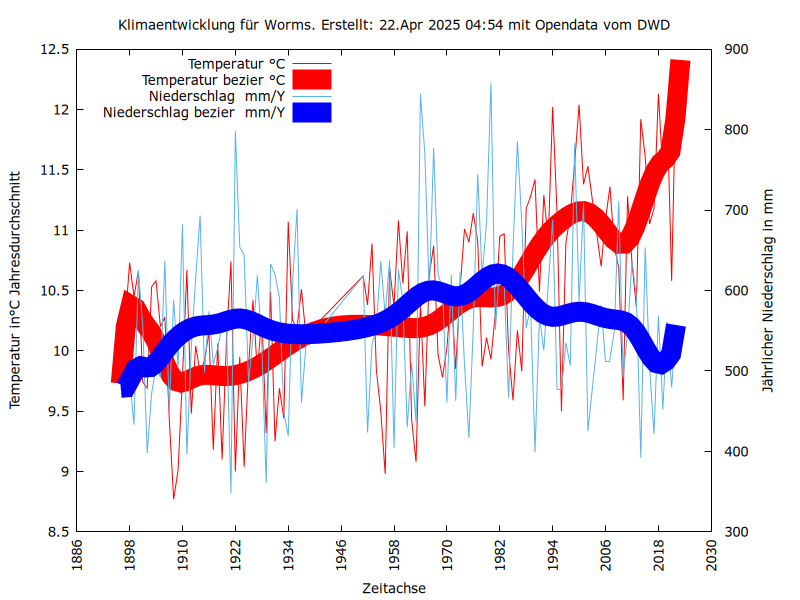

gnuplot code for this plot:
set title "Klimaentwicklung für Worms. Erstellt: "  .strftime("%d.%b %Y %H:%M", time(0)+3699) .' mit Opendata vom DWD'
set datafile separator ','
set xdata time
set timefmt "%Y-%m-%dT%H:%M"
set format x "%Y" # otherwise it will show only MM:SS
#set key autotitle columnhead
#set key outside
set key left top
set ylabel "Temperatur in°C Jahresdurchschnitt"
set xlabel 'Zeitachse'
set xtics rotate

set y2tics # enable second axis
set ytics nomirror # dont show the tics on that side
set y2label "Jährlicher Niederschlag in mm" # label for second axis
#set terminal wxt size 800,600 enhanced font 'Verdana,10' persist
set terminal pngcairo size 800,600 enhanced font 'Verdana,10'
set output 'klima2.png'

plot 'klima.csv' using 4:($5-273.15) title 'Temperatur °C' with lines lc "red",'klima.csv' using 4:($5-273.15) smooth bezier title 'Temperatur bezier °C' with lines lw 20 lc "red",'' using 4:11 with lines axis x1y2 title 'Niederschlag  mm/Y' ,'' using 4:11 with lines smooth bezier lw 20 lc "blue" axis x1y2 title 'Niederschlag bezier  mm/Y'
